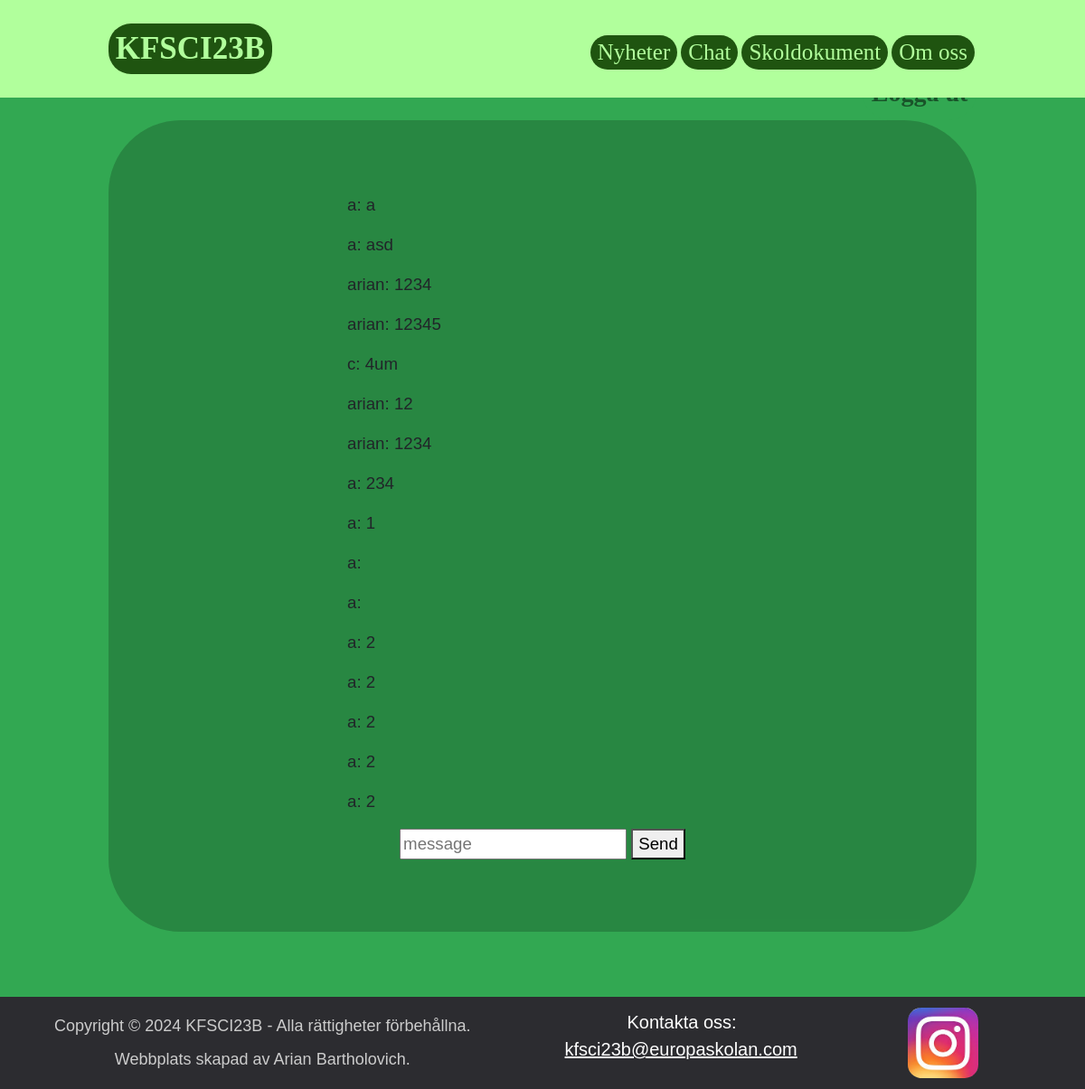
The page /chat (signed in) on the database its author committed.
### tables this page shows
CREATE TABLE messages (
    username TEXT NOT NULL,
    message TEXT NOT NULL,
    time TIMESTAMP NOT NULL
);

### app.py (the view)
@app.route("/chat")
@login_required
def chat():
    messages = db.execute("SELECT * FROM messages")
    name = db.execute("SELECT username FROM users WHERE id=?;", session["user_id"])[0]["username"]
    return render_template("chat.html", name=name, messages=messages)

### functions.py (called while the page is built)
def login_required(f):
    @wraps(f)
    def decorated_function(*args, **kwargs):
        if session.get("user_id") is None:
            return redirect("/login")
        return f(*args, **kwargs)
    return decorated_function

### templates/chat.html (shortened to what this page needs)
{% extends "layout.html" %}
{% block main %}
<body class="background9" style="text-align: center; font-family: Arial, serif; font-size: 14pt">
    <div class="division7">
        <section class="far-right">
            <a class="login-button no-link" href="/logout">Logga ut</a>
        </section>
        <div class="frame11">
            <div id="messages" style="margin: 0 auto; width: 60%; text-align: left; min-height: 300px">
                {% for message in messages %}
                    <p>{{ message["username"] }}: {{ message["message"] }}</p>
                {% endfor %}
            </div>
            <input type="text" id="message" placeholder="message">
            <button id="sendBtn">Send</button>
        </div>
    </div>
</body>
{% endblock %}

### templates/layout.html (shortened to what this page needs)
<!DOCTYPE html>
<html lang="en">
<head>
    <link href="https://cdn.jsdelivr.net/npm/bootstrap@5.2.3/dist/css/bootstrap.min.css" rel="stylesheet">
    <link href="/static/styles.css" rel="stylesheet">
</head>
    <body>
        <nav class="navbar navbar-expand-md navbar-light fixed-top">
            <div class="container-fluid custom-padding">
                <a class="navbar-brand navbar-header" href="/">KFSCI23B</a>
                <ul class="navbar-nav ms-auto mt-2">
                    <li class="nav-item"><a class="nav-link navbar-item" href="/nyheter">Nyheter</a></li>
                    <li class="nav-item"><a class="nav-link navbar-item" href="/chat">Chat</a></li>
                    <li class="nav-item"><a class="nav-link navbar-item" href="/skoldokument">Skoldokument</a></li>
                    <li class="nav-item"><a class="nav-link navbar-item" href="/om-oss">Om oss</a></li>
                </ul>
            </div>
        </nav>
        {% block main %}{% endblock %}
        <footer class="footer-background footer-division flex-container">
            <section>
                <p class="footer-copyright margin-bottom10">Copyright &copy; 2024 KFSCI23B - Alla rättigheter förbehållna.</p>
                <p class="footer-copyright">Webbplats skapad av Arian Bartholovich.</p>
            </section>
            <section class="flex-container">
                <p class="footer-contact">Kontakta oss: <a href="mailto:kfsci23b@europaskolan.com" style="color: #ffffff; padding-right: 0.5%">kfsci23b@europaskolan.com</a></p>
                <a href="https://www.instagram.com/eskfsci23b/"><img src="/static/images/instagram_logo.jpg" alt="Image" class="footer-image"></a>
            </section>
        </footer>
    </body>
</html>

### static/styles.css (style rules this page uses)
.frame11 { background-color: rgba(0, 0, 0, 0.2); padding: 80px 120px; border-radius: 80px; }
.division7 { padding: 6% 10%; }
.background9 { background-color: #32a852; }
.navbar { padding: 0; height: 9%; background-color: #b1ff9c; }
nav .navbar-header { font-family: "Times New Roman", Times, serif; background-color: #1f5410; color: #b1ff9c; font-size: 35px; font-weight: bold; padding: 0.2% 0.8%; border-radius: 25px; text-align: center; transition: color 0.3s ease; }
nav .navbar-item { font-family: "Times New Roman", Times, serif; background-color: #1f5410; color: #b1ff9c; font-size: 25px; padding: 0.13% 0.4%; border-radius: 25px; text-align: center; margin: 0px 2px; transition: color 0.3s ease; }
.custom-padding { padding: 0% 10%; }
.flex-container { display: flex; justify-content: space-between; align-items: center; }
.no-link { text-decoration: none; color: inherit; }
.footer-background { background-color: #2c2c30; }
.footer-division { padding: 1% 5%; }
.footer-image { width: 40%; border-radius: 15px; }
.footer-contact { font-size: 20px; color: #ffffff; }
.footer-copyright { font-size: 18px; color: #cccccc; margin: 0; }
.margin-bottom10 { margin-bottom: 10px }
.far-right { display: flex; justify-content: flex-end; }
.login-button { border: none; background-color: #32a852; color: rgba(0, 0, 0, 0.5); font-size: 28px; padding: 1% 1%; border-radius: 60px; font-family: 'Bodoni', serif; text-align: center; font-weight: bold; transition: color 0.5s ease; }

### rows shown on the page
messages: username "a", message "a"
messages: username "a", message "asd"
messages: username "arian", message "1234"
messages: username "arian", message "12345"
messages: username "c", message "4um"
messages: username "arian", message "12"
messages: username "arian", message "1234"
messages: username "a", message "234"
messages: username "a", message "1"
messages: username "a"
messages: username "a"
messages: username "a", message "2"
messages: username "a", message "2"
messages: username "a", message "2"
messages: username "a", message "2"
messages: username "a", message "2"
